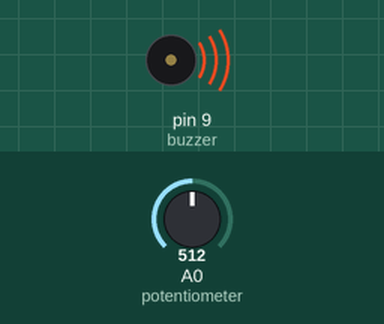
A sketch run on a simulated Arduino Uno, built with avr-gcc and run on an emulated ATmega328P. On the bench: buzzer (waves = sounding). Inputs (shaded band) come from the test bench; at power-on: A0 (potentiometer) = 512. What the sketch prints to the serial monitor is not drawn.

Above: at 0.1 s.
Timing chart, 0 to 1.6 s (numbered marks = the images above):
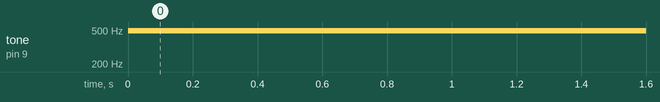

The sketch:

Buzzer.ino
```cpp
const int buzzer = 9;
const int potentiometer = A0;

void setup() {
  pinMode(buzzer, OUTPUT);
  pinMode(potentiometer, INPUT);
  Serial.begin(9600);
}

void loop() {
  int pMeterValue = analogRead(potentiometer);
  int timeDelta = map(pMeterValue, 0, 1024, 100, 1000);
  Serial.println(timeDelta);

  analogWrite(buzzer, 100);
  delay(timeDelta);
  analogWrite(buzzer, 0);
  delay(timeDelta);
}
```

Measured:
- by itself, tone on pin 9 (buzzer): silent → 490 Hz at 0.00 s
